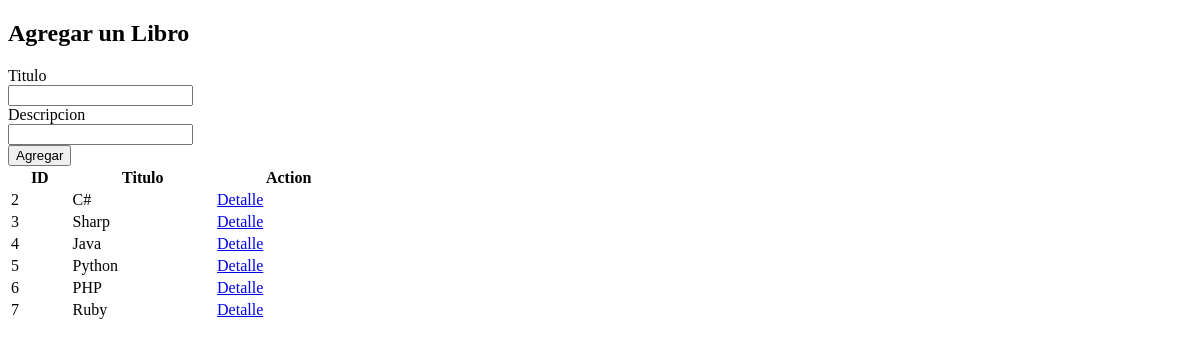
Before: / with the older database file.
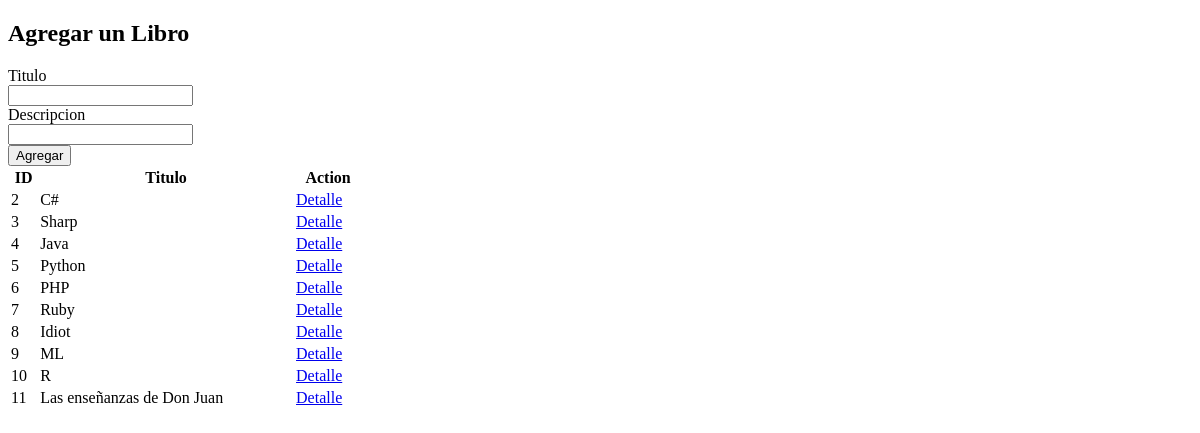
After: the same page with the newer database file.
### books_authors_app/models.py (models this page shows)
class Book(models.Model):
    title = models.CharField(max_length=255)
    desc= models.TextField(default="dojo antiguo")
    created_at = models.DateTimeField(auto_now_add=True)
    updated_at = models.DateTimeField(auto_now=True)

### books_authors_app/views.py (the view)
# urls.py: path('', views.all_books, name="books"),
def all_books(request):
    print("all_books")
    books = Book.objects.all()
    context = dict(books=books)
    return render(request, template_name="app/books.html", context=context)

### books_authors_app/templates/app/books.html (shortened to what this page needs)
<!DOCTYPE html>
<html lang="en">
<head>
</head>
<body>
<h2>Agregar un Libro</h2>
<form action="{% url 'add_book' %}" method="post">
    <label for="title">Titulo</label><br>
    <input type="text" id="title" name="title"><br>
    <label for="description">Descripcion</label><br>
    <input type="text" id="description" name="description"><br>
    <input type="submit" value="Agregar">
</form>
{% if books %}
    <table style="width:30%">
        <tr>
            <th>ID</th>
            <th>Titulo</th>
            <th>Action</th>
        </tr>
        {% for book in books %}
            <tr>
                <td>{{ book.id }}</td>
                <td>{{ book.title }}</td>
                <td><a href="{% url 'book_detail' book.id %}">Detalle</a></td>
            </tr>
        {% endfor %}
    </table>
{% endif %}
</body>
</html>

Changed rows visible on the page:
added Book: id "8", title "Idiot"
added Book: id "9", title "ML"
added Book: id "10", title "R"
added Book: id "11", title "Las enseñanzas de Don Juan"
